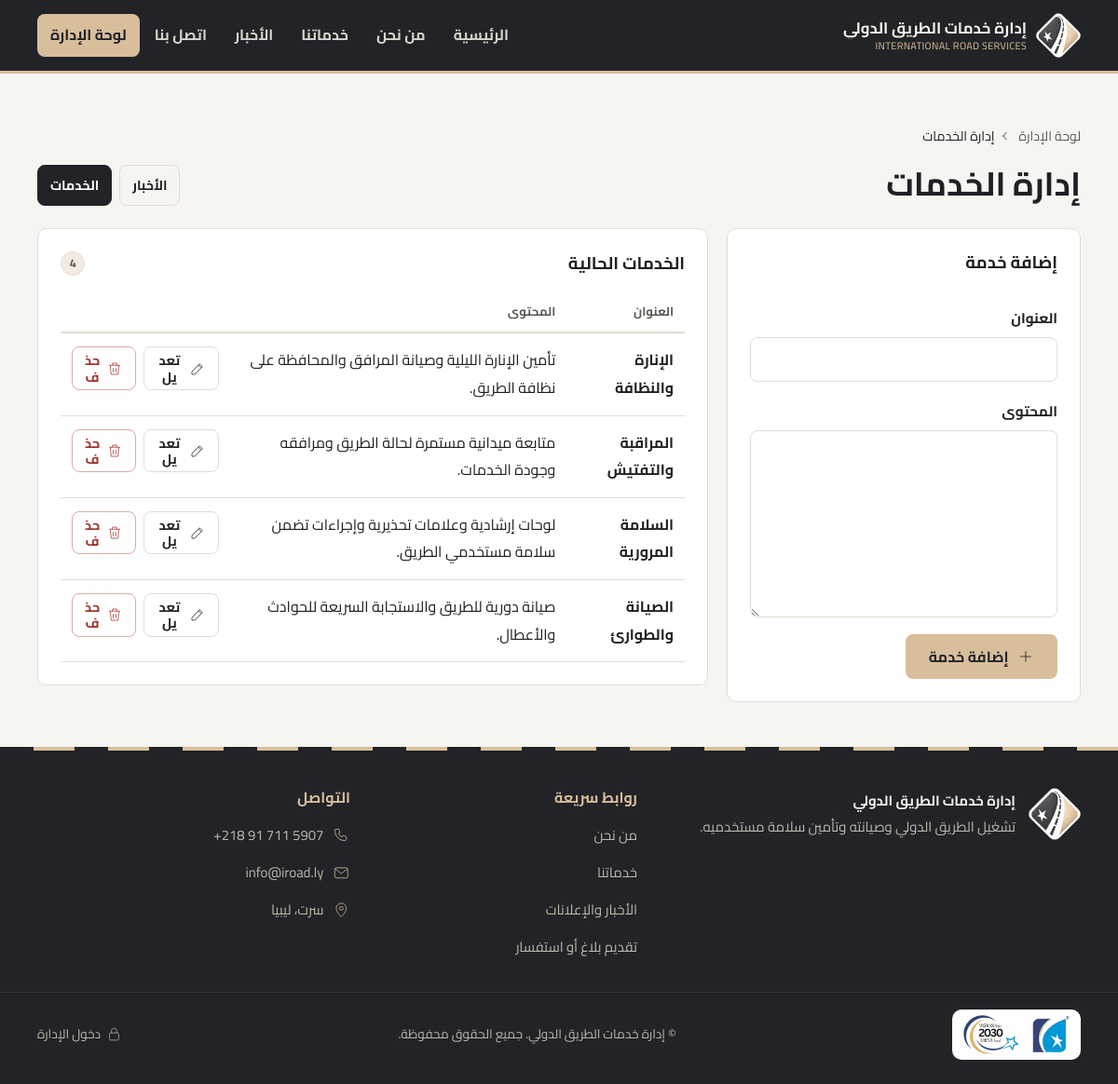
/admin/services (signed in), run on the app's committed database.
### tables this page shows
CREATE TABLE services(id integer primary key, title text, body text);

### app.py (the view, shortened to what this page needs)
@app.route("/admin/<kind>", methods=["GET", "POST"])
@login_required
def items(kind):
    if kind not in KINDS:
        abort(404)
    rows = db().execute(f"select * from {kind} order by id desc").fetchall()
    edit = db().execute(f"select * from {kind} where id=?", (request.args["edit"],)).fetchone() if request.args.get("edit") else None
    return render_template("admin_items.html", kind=kind, label=KINDS[kind], rows=rows, edit=edit)

### app.py (called while the page is built)
def db():
    if "db" not in g:
        g.db = sqlite3.connect(DB)
        g.db.row_factory = sqlite3.Row
    return g.db

@app.before_request
def csrf():
    session.setdefault("csrf", secrets.token_hex(16))
    if request.method == "POST" and request.form.get("csrf") != session["csrf"]:
        abort(400)

@app.context_processor
def inject():
    return {"site": SITE, "csrf": session.get("csrf")}

def login_required(f):
    @wraps(f)
    def w(*a, **k):
        aid = session.get("admin")
        if not aid or not db().execute("select 1 from admins where id=?", (aid,)).fetchone():
            session.pop("admin", None)
            return redirect(url_for("login"))
        return f(*a, **k)
    return w

### templates/admin_items.html (shortened to what this page needs)
{% extends "base.html" %}{% from "_macros.html" import icon %}
{% block body_class %}admin{% endblock %}
{% block content %}
{% set noun = 'خبر' if kind == 'news' else 'خدمة' %}
<section class="sec admin-sec">
  <div class="wrap">
    <nav class="crumbs crumbs-light" aria-label="مسار التنقل"><ol>
      <li><a href="{{ url_for('dashboard') }}">لوحة الإدارة</a></li><li aria-current="page">إدارة {{ label }}</li>
    </ol></nav>
    <div class="admin-h">
      <h1 class="h2">إدارة {{ label }}</h1>
      <div class="acts">
        {% for k, l in [('news','الأخبار'),('services','الخدمات')] %}
        <a class="btn btn-sm {{ 'btn-dark' if k == kind else 'btn-line' }}" href="{{ url_for('items', kind=k) }}"{% if k == kind %} aria-current="page"{% endif %}>{{ l }}</a>
        {% endfor %}
      </div>
    </div>
    <div class="admin-grid">
      <form class="form panel{{ ' is-editing' if edit }}" method="post" id="item-form">
        <div class="panel-h"><h2 class="h3">{{ ('تعديل ' ~ noun) if edit else ('إضافة ' ~ noun) }}</h2>{% if edit %}<span class="badge">وضع التعديل</span>{% endif %}</div>
        <div class="field">
          <label for="i-title">العنوان</label>
          <input id="i-title" name="title" required maxlength="200" value="{{ edit.title if edit }}">
        </div>
        <div class="field">
          <label for="i-body">المحتوى</label>
          <textarea id="i-body" name="body" rows="7" required>{{ edit.body if edit }}</textarea>
        </div>
        <div class="acts">
          <button class="btn" type="submit">{{ icon('check' if edit else 'plus') }}{{ 'حفظ التعديلات' if edit else ('إضافة ' ~ noun) }}</button>
        </div>
      </form>
      <div class="panel">
        <div class="panel-h"><h2 class="h3">{{ label }} الحالية</h2><span class="badge">{{ rows|length }}</span></div>
        {% if rows %}
        <table class="tbl tbl-items">
          <thead><tr><th scope="col">العنوان</th><th scope="col">المحتوى</th><th scope="col"><span class="vh">إجراءات</span></th></tr></thead>
          <tbody>
          {% for r in rows %}
          <tr class="{{ 'is-current' if edit and edit.id == r.id }}">
            <td data-label="العنوان"><b>{{ r.title }}</b></td>
            <td data-label="المحتوى">{{ r.body[:90] }}{{ '…' if r.body|length > 90 }}</td>
            <td class="cell-acts"><div class="acts">
              <a class="btn btn-sm btn-line" href="{{ url_for('items', kind=kind, edit=r.id) }}#item-form" aria-label="تعديل: {{ r.title }}">{{ icon('edit') }}تعديل</a>
              <form method="post" action="{{ url_for('delete', kind=kind, i=r.id) }}" onsubmit='return confirm({{ ("تأكيد حذف «" ~ r.title ~ "»؟")|tojson }})'><input type="hidden" name="csrf" value="{{ csrf }}">
                <button class="btn btn-sm btn-danger-line" type="submit" aria-label="حذف: {{ r.title }}">{{ icon('trash') }}حذف</button></form>
            </div></td>
          </tr>
          {% endfor %}
          </tbody>
        </table>
        {% else %}
        <div class="empty empty-sm">{{ icon('news' if kind == 'news' else 'grid') }}<p>لا توجد عناصر بعد. استخدم النموذج لإضافة أول {{ noun }}.</p></div>
        {% endif %}
      </div>
    </div>
  </div>
</section>
{% endblock %}

### templates/_macros.html (shortened to what this page needs)
{% macro icon(name, cls='') -%}
<svg class="i {{ cls }}" aria-hidden="true" focusable="false"><use href="{{ url_for('static', filename='img/icons.svg') }}#{{ name }}"/></svg>
{%- endmacro %}

### data on the page
services: title "الإنارة والنظافة", body "تأمين الإنارة الليلية وصيانة المرافق والمحافظة على نظافة الطريق."
services: title "المراقبة والتفتيش", body "متابعة ميدانية مستمرة لحالة الطريق ومرافقه وجودة الخدمات."
services: title "السلامة المرورية", body "لوحات إرشادية وعلامات تحذيرية وإجراءات تضمن سلامة مستخدمي الطريق."
services: title "الصيانة والطوارئ", body "صيانة دورية للطريق والاستجابة السريعة للحوادث والأعطال."

### other printed values
{{ site.name }} "إدارة خدمات الطريق الدولي"
{{ site.en }} "INTERNATIONAL ROAD SERVICES"
{{ l }} "الرئيسية" "من نحن" "خدماتنا" "الأخبار" "اتصل بنا"
{{ label }} "الخدمات"
{{ l }} "الأخبار" "الخدمات"
{{ ('تعديل ' ~ noun) if edit else ('إضافة ' ~ noun) }} "إضافة خدمة"
{{ 'حفظ التعديلات' if edit else ('إضافة ' ~ noun) }} "إضافة خدمة"
{{ rows|length }} "4"
{{ site.phone }} "+218 91 711 5907"
{{ site.email }} "info@iroad.ly"
{{ site.address }} "سرت، ليبيا"
